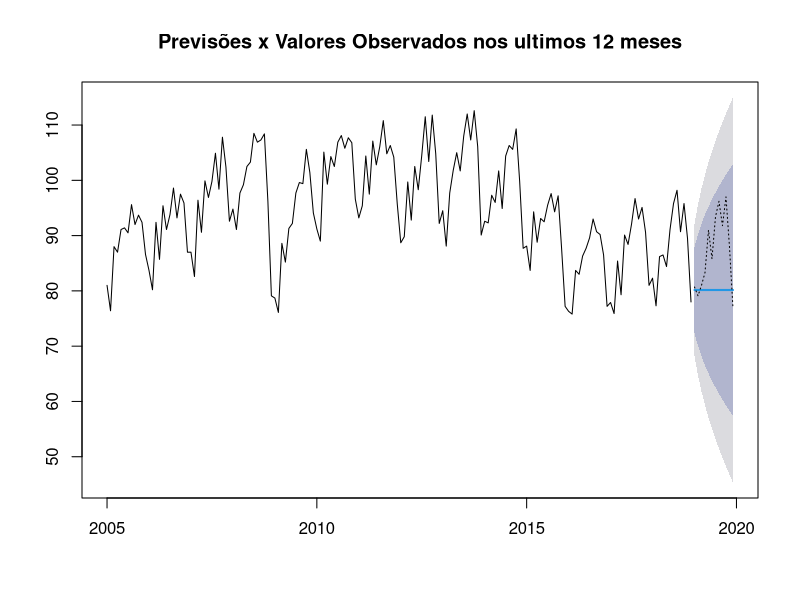

R code for this plot:
install.packages("forecast")
install.packages("readxl")
install.packages('openxlsx')

library(forecast)
library(readxl)
library(openxlsx)


dados <- read_excel("pim.xlsx")

dados$Month <- as.Date(dados$Month)
dados <- dados[order(dados$Month),]

if(!dir.exists('amortecomentoExpon')){
  dir.create('amortecomentoExpon')
}

serie <- ts(dados, start = c(2005,1), end = c(2019,12), frequency = 12)

treino <- window(serie, end = c(2018,12))
write.xlsx(treino,'amortecomentoExpon/treino.xlsx')
write.csv(treino,'amortecomentoExpon/treino.csv', row.names = FALSE)

validacao <- window(serie, start = c(2019,1))
write.xlsx(validacao,'amortecomentoExpon/validacao.xlsx')
write.csv(validacao,'amortecomentoExpon/validacao.csv', row.names = FALSE)
fit <- ses(treino[,2], h = 12, alpha = 0.8269)
write.xlsx(fit,'amortecomentoExpon/fit.xlsx')
write.csv(fit,'amortecomentoExpon/fit.csv', row.names = FALSE)

summary(fit)

pdf(file = 'amortecomentoExpon/graficos_previsão_pim.pdf', width = 8, height = 6)

plot(fit, main='Previsões x Valores Observados nos ultimos 12 meses')

lines(validacao[,2], lty=3)

dev.off()



# 
# ''''
# Analise do relatório gerado pelo modelo de suavização exponencial simples (Simple exponential smoothing) para série temporal univariada.
# 
# 1. Método de Previsão
# Forecast method: Simple exponential smoothing (Suavização exponencial simples).
# Este método ajusta previsões baseando-se em uma média ponderada dos valores passados, onde os pesos decrescem exponencialmente à medida que os valores se afastam no tempo.
# 2. Parâmetros do Modelo
# Smoothing parameters:
#   
#   alpha = 0.8269: Este é o parâmetro de suavização, indicando quão rapidamente os efeitos dos valores passados diminuem. Um valor de alfa próximo de 1 significa que as observações mais recentes têm um peso maior nas previsões.
# Initial states:
#   
#   l = 80.5457: Este é o valor inicial estimado da série temporal no modelo. Representa o nível da série temporal no ponto de partida.
# sigma = 6.0893: Este é o desvio padrão do erro de previsão, uma medida da incerteza ou variabilidade nas previsões feitas pelo modelo.
# 
# 3. Critérios de Informação
# AIC (Akaike Information Criterion): 1471.809
# AICc (Akaike Information Criterion corrigido): 1471.955
# BIC (Bayesian Information Criterion): 1481.181
# Esses critérios são usados para avaliar a qualidade do modelo, penalizando o número de parâmetros. Modelos com menores valores de AIC, AICc e BIC são geralmente preferíveis porque indicam um melhor equilíbrio entre ajuste e complexidade.
# 
# 4. Medidas de Erro
# ME (Mean Error): -0.002785871
# Média dos erros de previsão. Um valor próximo de zero é desejável.
# RMSE (Root Mean Square Error): 6.052942
# Raiz do erro quadrático médio, uma métrica que penaliza grandes erros de previsão. Quanto menor, melhor.
# MAE (Mean Absolute Error): 4.817918
# Média dos erros absolutos. Mede o erro médio em termos absolutos.
# MPE (Mean Percentage Error): -0.2547084
# Média dos erros percentuais. Um valor negativo indica que, em média, o modelo tende a subestimar os valores reais.
# MAPE (Mean Absolute Percentage Error): 5.164703
# Média dos erros percentuais absolutos. Um MAPE de 5,16% significa que, em média, as previsões erram por cerca de 5,16% em relação aos valores reais.
# MASE (Mean Absolute Scaled Error): 0.9474288
# Erro absoluto médio escalado. Um valor menor que 1 indica que o modelo é melhor que o modelo de referência de "previsão de ingênuo".
# ACF1: -0.02398243
# Autocorrelação do erro na defasagem 1. Um valor próximo de zero indica que os erros são aproximadamente independentes, o que é uma boa característica para um modelo de previsão.
# 5. Previsões Futuras
# Point Forecast: As previsões pontuais para os próximos 12 períodos (de Jan 2019 a Dez 2019) são constantes em 80.15871, o que é típico para um modelo de suavização exponencial simples quando não há tendência.
# Intervalos de Confiança:
#   Lo 80, Hi 80: Intervalo de confiança de 80%.
# Lo 95, Hi 95: Intervalo de confiança de 95%.
# Esses intervalos mostram a faixa dentro da qual esperamos que os valores reais se situem, com uma certa probabilidade.
# Interpretação Geral
# O modelo ajustado com suavização exponencial simples fornece previsões estáveis (fixas) para os próximos períodos, o que é comum em séries temporais que não apresentam uma tendência clara ou sazonalidade.
# O alto valor de alfa indica que as observações recentes influenciam fortemente as previsões.
# As medidas de erro sugerem que o modelo tem uma boa precisão, com um MAPE de cerca de 5,16%, o que é bastante aceitável na maioria dos contextos.
# 
# '''''
